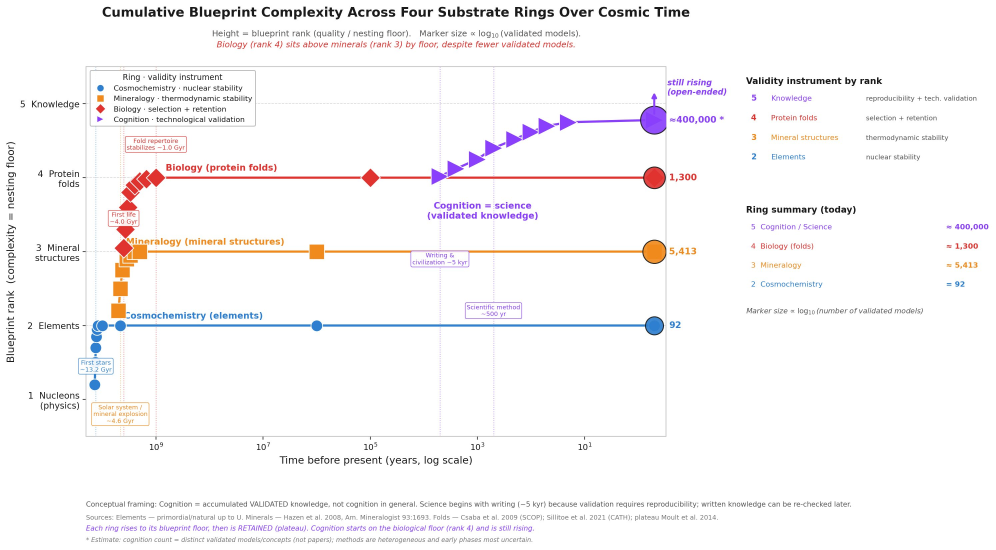
#> input picture figure1_four_ring_continuum.png, 2986 x 1649 px, found by its file name (shown at 1/3 size)
$ python fig_overlay_forces.py
#> lines starting #> are read from the running program, lines starting #| are printed output that depends on the picture
"""Оверлей Tier 0 (силы) на оригинальную мастер-фигуру Part 3.
Оригинал сохраняется пиксель-в-пиксель; добавляется ряд ранга 1 + сноска на расширении холста."""
import numpy as np
import matplotlib
matplotlib.use('Agg')
import matplotlib.pyplot as plt
from PIL import Image

src=np.array(Image.open('/mnt/user-data/uploads/figure1_four_ring_continuum.png'))
#> src is the input picture: shape (1649, 2986, 3); mean R, G, B 248.7, 246.7, 247.6
H,W,_=src.shape
#> H = 1649; W = 2986
EXT=70
canvas=np.full((H+EXT,W,3),255,dtype=np.uint8)
canvas[:H]=src[:,:,:3]
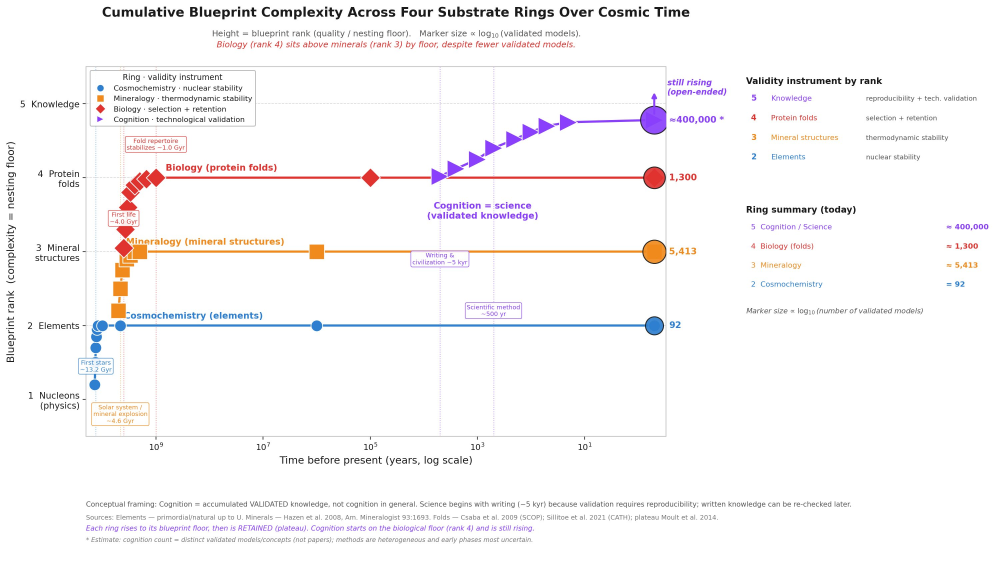
#> canvas: shape (1719, 2986, 3) (shown at 1/3 size); mean R, G, B 248.9, 247.1, 247.9

fig=plt.figure(figsize=(W/100,(H+EXT)/100),dpi=100)
ax=fig.add_axes([0,0,1,1]); ax.imshow(canvas); ax.set_xlim(0,W); ax.set_ylim(H+EXT,0); ax.axis('off')

gold='#8a5a00'
y1=1194; x0,x1=470,1956
# линия ряда
ax.plot([x0,x1],[y1,y1],color=gold,lw=5,solid_capstyle='round',zorder=3)
# стартовый кластер: три отделения (слипшиеся на этой шкале)
for dx,ms in [(0,17),(26,15),(52,13)]:
    ax.plot([x0+dx],[y1],marker='v',ms=ms,color=gold,mec='black',mew=1.2,zorder=5)
# итоговый маркер в стиле колец + число
ax.plot([x1],[y1],marker='o',ms=34,color=gold,mec='black',mew=2.5,zorder=5)
ax.annotate('4',(x1+44,y1),fontsize=23,color=gold,fontweight='bold',va='center')
# подпись ряда (в стиле остальных)
ax.annotate('Forces (fundamental interactions)',(x0+85,y1-26),fontsize=21,color=gold,fontweight='bold')
# выноска-бокс в стиле рисунка
txt=('Forces differentiate ~13.8 Gyr ago\n(within the first 10⁻¹² s):\n'
     'gravity → strong (interference troughs:\nfirst composites) → EM / weak split\n(gradient / template relaxation)')
ax.annotate(txt,(x0+26,y1),xytext=(1480,1030),fontsize=15.5,color=gold,ha='center',va='top' if False else 'top',
            linespacing=1.35,
            bbox=dict(boxstyle='round,pad=0.45',fc='white',ec=gold,lw=1.6),
            zorder=6)
# сноска на расширении
ax.annotate('Overlay (this work): Tier 0 — differentiation of forces. Schematic: the entire sequence sits at ≈13.8 Gyr before present on this axis; the reading of each step follows Sections 3–4.',
            (262,H+44),fontsize=14.5,color=gold,style='italic')
plt.savefig('figure1_with_forces_tier0.png',dpi=100)
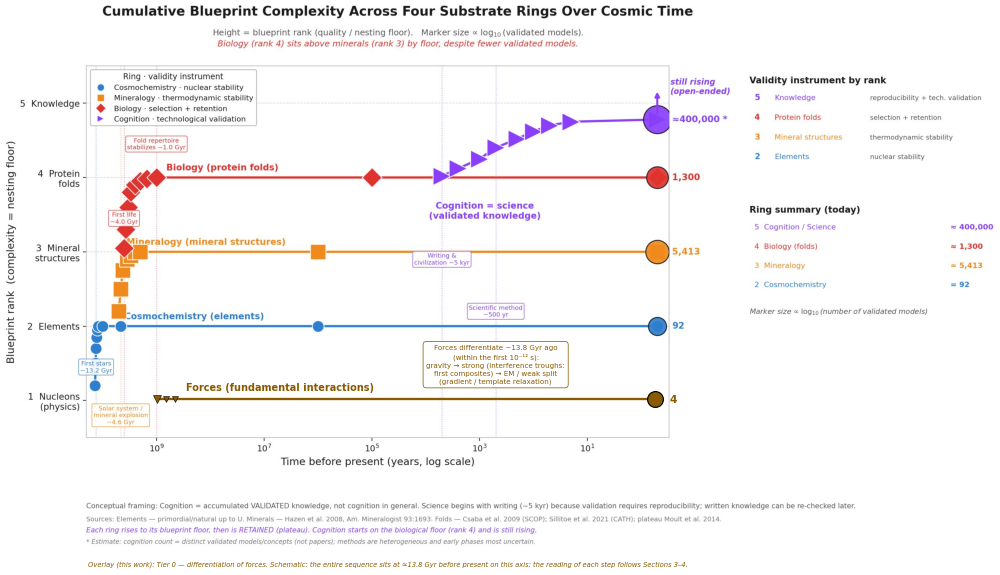
#> figure drawn by matplotlib, 1 panel
print("saved figure1_with_forces_tier0.png")
